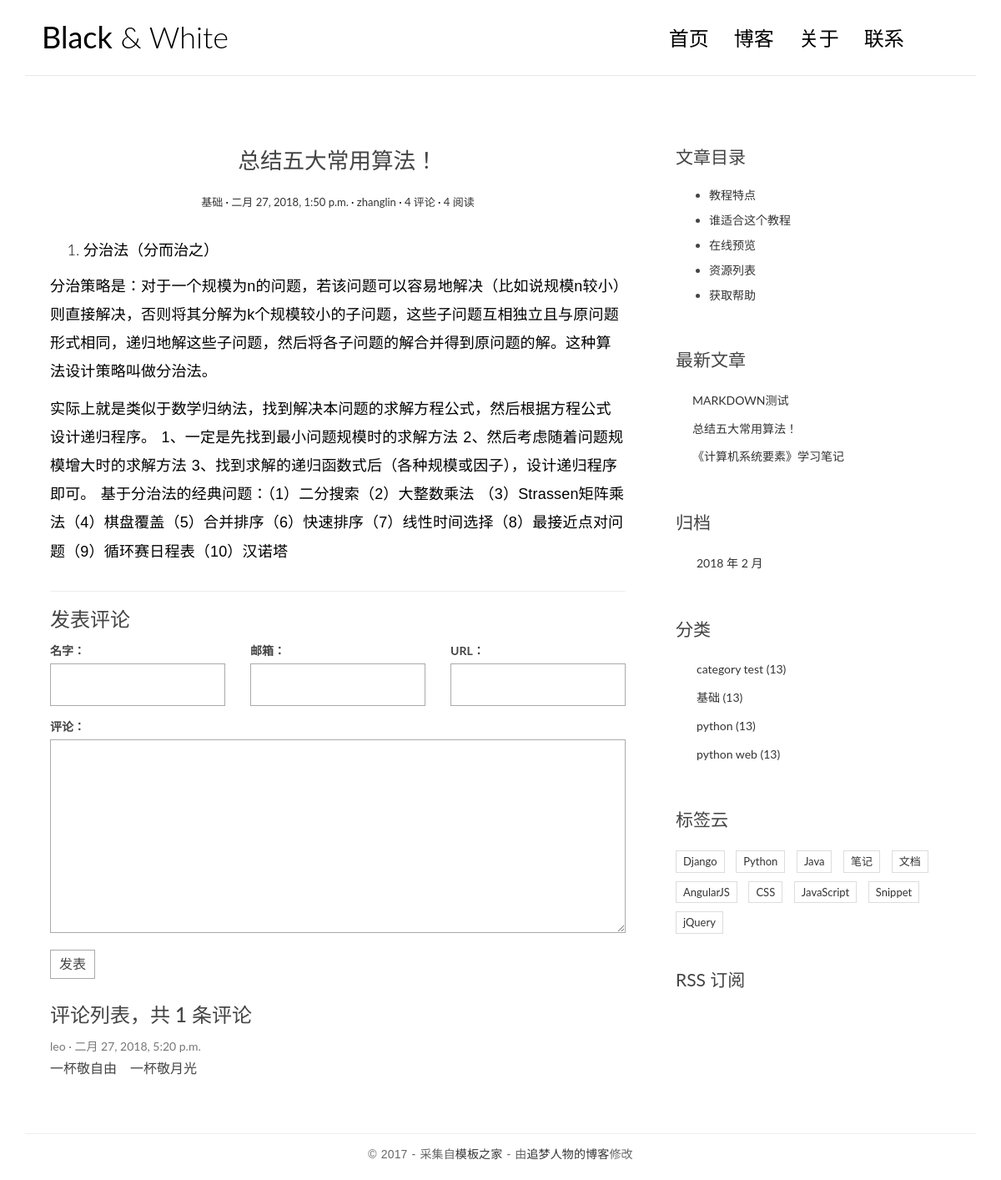
The app's page /post/2/ with its own data.
### blog/models.py (models this page shows, shortened)
class Post(models.Model):
    title = models.CharField(max_length=70)
    body = models.TextField()
    created_time = models.DateTimeField()
    modified_time = models.DateTimeField()
    excerpt = models.CharField(max_length=200, blank=True)
    category = models.ForeignKey(Category)
    tags = models.ManyToManyField(Tag, blank=True)
    author = models.ForeignKey(User)
    def get_absolute_url(self):
        return reverse('blog:detail', kwargs={'pk': self.pk})
    views = models.PositiveIntegerField(default=0)
    def increase_views(self):
        self.views += 1
        self.save(update_fields=['views'])
    def save(self, *args, **kwargs):
        if not self.excerpt:
            md = markdown.Markdown(extensions=[
                'markdown.extensions.extra',
                'markdown.extensions.codehilite',
            ])
            self.excerpt = strip_tags(md.convert(self.body))[:54]
        super(Post, self).save(*args, **kwargs)

class Category(models.Model):
    name = models.CharField(max_length=100)

### comments/models.py (models this page shows, shortened)
class Comment(models.Model):
    name = models.CharField(max_length=100)
    email = models.EmailField(max_length=255)
    url = models.URLField(blank=True)
    text = models.TextField()
    created_time = models.DateTimeField(auto_now_add=True)
    post = models.ForeignKey('blog.Post')

### blog/views.py (the view)
# urls.py: url(r'^post/(?P<pk>[0-9]+)/$', views.detail, name='detail'),
def detail(request, pk):
    post = get_object_or_404(Post, pk=pk)
    post.increase_views()
    post.body = markdown.markdown(post.body,
                                  extensions=[
                                      'markdown.extensions.extra',
                                      'markdown.extensions.codehilite',
                                      'markdown.extensions.toc'
                                  ])
    form = CommentForm()
    comment_list = post.comment_set.all()
    context = {'post': post,
               'form': form,
               'comment_list': comment_list
               }
    return render(request, 'blog/detail.html', context=context)

### comments/forms.py
class CommentForm(forms.ModelForm):
    class Meta:
        model = Comment
        fields = ['name', 'email', 'url', 'text']

### blog/templatetags/blog_tags.py (called while the page is built)
@register.simple_tag
def get_recent_posts(num=5):
    return Post.objects.all().order_by('-created_time')[:num]

@register.simple_tag
def archives():
    return Post.objects.dates('created_time', 'month', order='DESC')

@register.simple_tag
def get_categories():
    return Category.objects.all()

### templates/blog/detail.html (shortened to what this page needs)
{% extends 'base.html' %}
{% block main %}
    <article class="post post-{{ post.pk }}">
        <header class="entry-header">
            <h1 class="entry-title">{{ post.title }}</h1>
            <div class="entry-meta">
                <span class="post-category"><a href="#">{{ post.category.name }}</a></span>
                <span class="post-date"><a href="#"><time class="entry-date"
                                                          datetime="{{ post.created_time }}">{{ post.created_time }}</time></a></span>
                <span class="post-author"><a href="#">{{ post.author }}</a></span>
                <span class="comments-link"><a href="#">4 评论</a></span>
                <span class="views-count"><a href="#">{{ post.views }} 阅读</a></span>
            </div>
        </header>
        <div class="entry-content clearfix">
            {{ post.body|safe }}
        </div>
    </article>
    <section class="comment-area" id="comment-area">
        <hr>
        <h3>发表评论</h3>
        <form action="{% url 'comments:post_comment' post.pk %}" method="post" class="comment-form">
            <div class="row">
                <div class="col-md-4">
                    <label for="{{ form.name.id_for_label }}">名字：</label>
                        {{ form.name }}
                </div>
                <div class="col-md-4">
                    <label for="{{ form.email.id_for_label }}">邮箱：</label>
                        {{ form.email }}
                </div>
                    <div class="col-md-4">
                        <label for="{{ form.url.id_for_label }}">URL：</label>
                        {{ form.url }}
                    </div>
                <div class="col-md-12">
                    <label for="{{ form.text.id_for_label }}">评论：</label>
                        {{ form.text }}
                        <button type="submit" class="comment-btn">发表</button>
                </div>
            </div>
        </form>
        <div class="comment-list-panel">
            <h3>评论列表，共 <span>{{ post.comment_set.count}}</span> 条评论</h3>
            <ul class="comment-list list-unstyled">
                {% for comment in comment_list %}
                <li class="comment-item">
                    <span class="nickname">{{ comment.name }}</span>
                    <time class="submit-date">{{ comment.created_time }}</time>
                    <div class="text">
                        {{ comment.text }}
                    </div>
                </li>
                {% empty %}
                暂无评论
                {% endfor %}
            </ul>
        </div>
    </section>
{% endblock main %}
{% block toc %}
    <div class="widget widget-content">
        <h3 class="widget-title">文章目录</h3>
        <ul>
            <li>
                <a href="#">教程特点</a>
            </li>
            <li>
                <a href="#">谁适合这个教程</a>
            </li>
            <li>
                <a href="#">在线预览</a>
            </li>
            <li>
                <a href="#">资源列表</a>
            </li>
            <li>
                <a href="#">获取帮助</a>
            </li>
        </ul>
    </div>
{% endblock toc %}

### templates/base.html (shortened to what this page needs)
{% load staticfiles %}
{% load blog_tags %}
<!DOCTYPE html>
<html>
<head>
    <link rel="stylesheet" href="http://code.ionicframework.com/ionicons/2.0.1/css/ionicons.min.css">
    <link rel="stylesheet" href="{% static 'blog/css/bootstrap.min.css' %}">
    <link rel="stylesheet" href="{% static 'blog/css/pace.css' %}">
    <link rel="stylesheet" href="{% static 'blog/css/custom.css' %}">
    <link rel="stylesheet" href="{% static 'blog/css/highlights/github.css' %}">
</head>
<body>
<div class="container">
    <header id="site-header">
        <div class="row">
            <div class="col-md-4 col-sm-5 col-xs-8">
                <div class="logo">
                    <h1><a href="{% url 'blog:index' %}"><b>Black</b> &amp; White</a></h1>
                </div>
            </div>
            <div class="col-md-8 col-sm-7 col-xs-4">
                <nav class="main-nav" role="navigation">
                    <div class="collapse navbar-collapse" id="bs-example-navbar-collapse-1">
                        <ul class="nav navbar-nav navbar-right">
                            <li class="cl-effect-11"><a href="{% url 'blog:index' %}" data-hover="首页">
                            首页</a></li>
                            <li class="cl-effect-11"><a href="full-width.html" data-hover="博客">博客</a></li>
                            <li class="cl-effect-11"><a href="about.html" data-hover="关于">关于</a></li>
                            <li class="cl-effect-11"><a href="contact.html" data-hover="联系">联系</a></li>
                        </ul>
                    </div>
                </nav>
            </div>
        </div>
    </header>
</div>
<div class="content-body">
    <div class="container">
        <div class="row">
            <main class="col-md-8">
                {% block main %}
                {% endblock main %}
            </main>
            <aside class="col-md-4">
                {% block toc %}
                {% endblock toc %}
                <div class="widget widget-recent-posts">
                    <h3 class="widget-title">最新文章</h3>
                    {% get_recent_posts as recent_post_list %}
                    <ul>
                        {% for post in recent_post_list %}
                            <li>
                                <a href="{{ post.get_absolute_url }}">{{ post.title }}</a>
                            </li>
                        {% empty %}
                            暂无文章！
                        {% endfor %}
                    </ul>
                </div>
                <div class="widget widget-archives">
                    <h3 class="widget-title">归档</h3>
                    {% archives as date_list %}
                    <ul>
                        {% for date in date_list %}
                            <li>
                                <a href="{% url 'blog:archives' date.year date.month %}">{{ date.year }} 年 {{ date.month }} 月</a>
                            </li>
                        {% empty %}
                            暂无归档！
                        {% endfor %}
                    </ul>
                </div>
                <div class="widget widget-category">
                    <h3 class="widget-title">分类</h3>
                    {% get_categories as category_list %}
                    <ul>
                        {% for category in category_list %}
                            <li>
                                <a href="{% url 'blog:category' category.pk %}">{{ category.name }} <span class="post-count">(13)</span></a>
                            </li>
                        {% empty %}
                            暂无分类！
                        {% endfor %}
                    </ul>
                </div>
                <div class="widget widget-tag-cloud">
                    <h3 class="widget-title">标签云</h3>
                    <ul>
                        <li>
                            <a href="#">Django</a>
                        </li>
                        <li>
                            <a href="#">Python</a>
                        </li>
                        <li>
                            <a href="#">Java</a>
                        </li>
                        <li>
                            <a href="#">笔记</a>
                        </li>
                        <li>
                            <a href="#">文档</a>
                        </li>
                        <li>
                            <a href="#">AngularJS</a>
                        </li>
                        <li>
                            <a href="#">CSS</a>
                        </li>
                        <li>
                            <a href="#">JavaScript</a>
                        </li>
                        <li>
                            <a href="#">Snippet</a>
                        </li>
                        <li>
                            <a href="#">jQuery</a>
                        </li>
                    </ul>
                </div>
                <div class="rss">
                    <a href=""> RSS 订阅</a>
                </div>
            </aside>
        </div>
    </div>
</div>
<footer id="site-footer">
    <div class="container">
        <div class="row">
            <div class="col-md-12">
                <p class="copyright">&copy 2017 - 采集自<a href="http://www.cssmoban.com/"
                                                        target="_blank" title="模板之家">模板之家</a>
                    - 由<a href="http://zmrenwu.com/" title="网页模板" target="_blank">追梦人物的博客</a>修改
                </p>
            </div>
        </div>
    </div>
</footer>
</body>
</html>

### blog/static/blog/css/custom.css (style rules this page uses)
* { outline: none; }
h1, h2, h3, h4, h5, h6 { margin-top: 0; }
b { font-weight: 400; }
a { color: #333; }
body { color: #444; font-family: 'Lato', sans-serif; }
p { font-family: 'Ubuntu', sans-serif; font-weight: 400; word-spacing: 1px; letter-spacing: 0.01em; }
#site-header { background-color: #FFF; padding: 25px 20px; margin-bottom: 40px; border-bottom: 1px solid #e7e7e7; }
.logo h1 a { color: #000; }
.logo h1 { margin: 0; font-family: 'Lato', sans-serif; font-weight: 300; }
.main-nav { margin-top: 11px; max-width: 95%; }
.main-nav a { color: #000000 !important; padding: 0 0 5px 0 !important; margin-right: 30px; font-family: 'Lato', sans-serif; font-weight: 300; font-size: 24px; }
.cl-effect-11 a { padding: 10px 0; color: #0972b4; text-shadow: none; }
.cl-effect-11 a::before { position: absolute; top: 0; left: 0; overflow: hidden; padding: 0 0 5px 0 !important; max-width: 0; border-bottom: 1px solid #000; color: #000; content: attr(data-hover); white-space: nowrap; -webkit-transition: max-width 0.5s; -moz-transition: max-width 0.5s; transition: max-width 0.5s; }
.content-body { padding-bottom: 4em; }
.post { background: #fff; padding: 30px 30px 0; }
.entry-title { text-align: center; font-size: 1.9em; margin-bottom: 20px; line-height: 1.6; padding: 10px 20px 0; }
.entry-meta { text-align: center; color: #DDDDDD; font-size: 13px; margin-bottom: 30px; }
.entry-content { font-size: 18px; line-height: 1.9; font-weight: 300; color: #000; }
.post-category::after, .post-date::after, .post-author::after, .comments-link::after { content: ' ·'; color: #000; }
.widget { background: #fff; padding: 30px 0 0; }
.widget-title { font-size: 1.5em; margin-bottom: 20px; line-height: 1.6; padding: 10px 0 0; font-weight: 400; }
.widget-recent-posts ul { padding: 0; margin: 0; padding-left: 20px; }
.widget-recent-posts ul li { list-style-type: none; position: relative; line-height: 170%; margin-bottom: 10px; }
.widget-recent-posts ul li::before { content: '\f3d3'; font-family: "Ionicons"; position: absolute; left: -17px; top: 3px; font-size: 16px; color: #000; }
.widget-archives ul { padding: 0; margin: 0; padding-left: 25px; }
.widget-archives ul li { list-style-type: none; position: relative; line-height: 170%; margin-bottom: 10px; }
.widget-archives ul li::before { content: '\f3f3'; font-family: "Ionicons"; position: absolute; left: -25px; top: 1px; font-size: 16px; color: #000; }
.widget-category ul { padding: 0; margin: 0; padding-left: 25px; }
.widget-category ul li { list-style-type: none; position: relative; line-height: 170%; margin-bottom: 10px; }
.widget-category ul li::before { content: '\f3fe'; font-family: "Ionicons"; position: absolute; left: -25px; top: 1px; font-size: 18px; color: #000; }
.widget-tag-cloud ul { padding: 0; margin: 0; margin-right: -10px; }
.widget-tag-cloud ul li { list-style-type: none; font-size: 13px; display: inline-block; margin-right: 10px; margin-bottom: 10px; padding: 3px 8px; border: 1px solid #ddd; }
.widget-content ul li { margin-bottom: 10px; }
.rss { font-size: 21px; margin-top: 30px; }
.rss a { color: #444; }
#site-footer { padding-top: 10px; padding: 0 0 1.5em 0; }
.copyright { text-align: center; padding-top: 1em; margin: 0; border-top: 1px solid #eee; color: #666; }
.contact-form input, .comment-form input { border: 1px solid #aaa; margin-bottom: 15px; width: 100%; padding: 15px 15px; font-size: 16px; line-height: 100%; transition: 0.4s border-color linear; }
.contact-form textarea, .comment-form textarea { border: 1px solid #aaa; margin-bottom: 15px; width: 100%; padding: 15px 15px; font-size: 16px; line-height: 20px !important; min-height: 183px; transition: 0.4s border-color linear; }
.comment-area { padding: 0 30px 0; }
.comment-form { margin-top: 15px; }
.comment-form .comment-btn { background-color: #fff; border: 1px solid #aaa; font-size: 16px; padding: 5px 10px; }
.comment-list-panel { margin-top: 30px; }
.comment-list { margin-top: 15px; }
.comment-item .nickname, .comment-item .submit-date { color: #777; font-size: 14px; }
.comment-item .nickname:after { content: ' ·'; }
.comment-item .text { padding-top: 5px; font-size: 16px; }

### records on screen
Post: title "总结五大常用算法！", category.name "基础", created_time "二月 27, 2018, 1:50 p.m.", author "zhanglin", views "4", body "分治法（分而治之） 分治策略是：对于一个规模为n的问题，若该问题可以容易地解决（比如说规模n较小）则直接解决，否则将其分解为k个规模较小的子问题，这些子问题互相独立且与原问题形式相同，递归地解这些子问题，然后将各子问题的解合并得到原问题的解。这种算法设计策略叫做分治法。 实际上就是类似于数学归纳法，找到解决本问题的求解方程公式，然后根据方程公式设计递归程序。 1、一定是先找到最小问题规模时的求解方法 2、然后考虑随着问题规模增大时的求解方法 3、找到求解的递归函数式后（各种规模或因子），设计递归程序即可。 基于分治法的经典问题：（1）二分搜索（2）大整数乘法 （3）Strassen矩阵乘法（4）棋盘覆盖（5）合并排序（6）快速排序（7）线性时间选择（8）最接近点对问题（9）循环赛日程表（10）汉诺塔", comment_set.count "1"
Comment: name "leo", created_time "二月 27, 2018, 5:20 p.m.", text "一杯敬自由 一杯敬月光"
Post: title "MARKDOWN测试"
Post: title "《计算机系统要素》学习笔记"
Category: name "category test"
Category: name "基础"
Category: name "python"
Category: name "python web"

### other values on screen
{{ date.year }} "2018"
{{ date.month }} "2"
